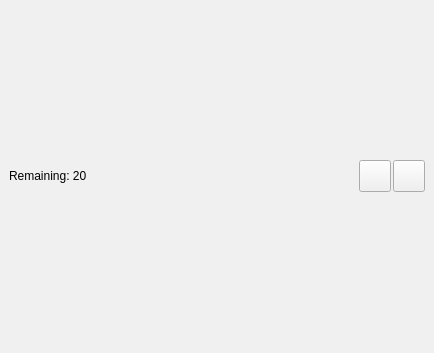
<?xml version="1.0" encoding="UTF-8"?>
<ui version="4.0">
 <class>MainWindow</class>
 <widget class="QMainWindow" name="MainWindow">
  <property name="geometry">
   <rect>
    <x>0</x>
    <y>0</y>
    <width>434</width>
    <height>353</height>
   </rect>
  </property>
  <property name="palette">
   <palette>
    <active>
     <colorrole role="WindowText">
      <brush brushstyle="SolidPattern">
       <color alpha="255">
        <red>0</red>
        <green>0</green>
        <blue>0</blue>
       </color>
      </brush>
     </colorrole>
     <colorrole role="Button">
      <brush brushstyle="SolidPattern">
       <color alpha="255">
        <red>255</red>
        <green>255</green>
        <blue>255</blue>
       </color>
      </brush>
     </colorrole>
     <colorrole role="Light">
      <brush brushstyle="SolidPattern">
       <color alpha="255">
        <red>255</red>
        <green>255</green>
        <blue>255</blue>
       </color>
      </brush>
     </colorrole>
     <colorrole role="Midlight">
      <brush brushstyle="SolidPattern">
       <color alpha="255">
        <red>255</red>
        <green>255</green>
        <blue>255</blue>
       </color>
      </brush>
     </colorrole>
     <colorrole role="Dark">
      <brush brushstyle="SolidPattern">
       <color alpha="255">
        <red>127</red>
        <green>127</green>
        <blue>127</blue>
       </color>
      </brush>
     </colorrole>
     <colorrole role="Mid">
      <brush brushstyle="SolidPattern">
       <color alpha="255">
        <red>170</red>
        <green>170</green>
        <blue>170</blue>
       </color>
      </brush>
     </colorrole>
     <colorrole role="Text">
      <brush brushstyle="SolidPattern">
       <color alpha="255">
        <red>0</red>
        <green>0</green>
        <blue>0</blue>
       </color>
      </brush>
     </colorrole>
     <colorrole role="BrightText">
      <brush brushstyle="SolidPattern">
       <color alpha="255">
        <red>255</red>
        <green>255</green>
        <blue>255</blue>
       </color>
      </brush>
     </colorrole>
     <colorrole role="ButtonText">
      <brush brushstyle="SolidPattern">
       <color alpha="255">
        <red>0</red>
        <green>0</green>
        <blue>0</blue>
       </color>
      </brush>
     </colorrole>
     <colorrole role="Base">
      <brush brushstyle="SolidPattern">
       <color alpha="255">
        <red>255</red>
        <green>255</green>
        <blue>255</blue>
       </color>
      </brush>
     </colorrole>
     <colorrole role="Window">
      <brush brushstyle="SolidPattern">
       <color alpha="255">
        <red>255</red>
        <green>255</green>
        <blue>255</blue>
       </color>
      </brush>
     </colorrole>
     <colorrole role="Shadow">
      <brush brushstyle="SolidPattern">
       <color alpha="255">
        <red>0</red>
        <green>0</green>
        <blue>0</blue>
       </color>
      </brush>
     </colorrole>
     <colorrole role="AlternateBase">
      <brush brushstyle="SolidPattern">
       <color alpha="255">
        <red>255</red>
        <green>255</green>
        <blue>255</blue>
       </color>
      </brush>
     </colorrole>
     <colorrole role="ToolTipBase">
      <brush brushstyle="SolidPattern">
       <color alpha="255">
        <red>255</red>
        <green>255</green>
        <blue>220</blue>
       </color>
      </brush>
     </colorrole>
     <colorrole role="ToolTipText">
      <brush brushstyle="SolidPattern">
       <color alpha="255">
        <red>0</red>
        <green>0</green>
        <blue>0</blue>
       </color>
      </brush>
     </colorrole>
     <colorrole role="PlaceholderText">
      <brush brushstyle="SolidPattern">
       <color alpha="127">
        <red>0</red>
        <green>0</green>
        <blue>0</blue>
       </color>
      </brush>
     </colorrole>
    </active>
    <inactive>
     <colorrole role="WindowText">
      <brush brushstyle="SolidPattern">
       <color alpha="255">
        <red>0</red>
        <green>0</green>
        <blue>0</blue>
       </color>
      </brush>
     </colorrole>
     <colorrole role="Button">
      <brush brushstyle="SolidPattern">
       <color alpha="255">
        <red>240</red>
        <green>240</green>
        <blue>240</blue>
       </color>
      </brush>
     </colorrole>
     <colorrole role="Light">
      <brush brushstyle="SolidPattern">
       <color alpha="255">
        <red>255</red>
        <green>255</green>
        <blue>255</blue>
       </color>
      </brush>
     </colorrole>
     <colorrole role="Midlight">
      <brush brushstyle="SolidPattern">
       <color alpha="255">
        <red>227</red>
        <green>227</green>
        <blue>227</blue>
       </color>
      </brush>
     </colorrole>
     <colorrole role="Dark">
      <brush brushstyle="SolidPattern">
       <color alpha="255">
        <red>160</red>
        <green>160</green>
        <blue>160</blue>
       </color>
      </brush>
     </colorrole>
     <colorrole role="Mid">
      <brush brushstyle="SolidPattern">
       <color alpha="255">
        <red>160</red>
        <green>160</green>
        <blue>160</blue>
       </color>
      </brush>
     </colorrole>
     <colorrole role="Text">
      <brush brushstyle="SolidPattern">
       <color alpha="255">
        <red>0</red>
        <green>0</green>
        <blue>0</blue>
       </color>
      </brush>
     </colorrole>
     <colorrole role="BrightText">
      <brush brushstyle="SolidPattern">
       <color alpha="255">
        <red>255</red>
        <green>255</green>
        <blue>255</blue>
       </color>
      </brush>
     </colorrole>
     <colorrole role="ButtonText">
      <brush brushstyle="SolidPattern">
       <color alpha="255">
        <red>0</red>
        <green>0</green>
        <blue>0</blue>
       </color>
      </brush>
     </colorrole>
     <colorrole role="Base">
      <brush brushstyle="SolidPattern">
       <color alpha="255">
        <red>255</red>
        <green>255</green>
        <blue>255</blue>
       </color>
      </brush>
     </colorrole>
     <colorrole role="Window">
      <brush brushstyle="SolidPattern">
       <color alpha="255">
        <red>240</red>
        <green>240</green>
        <blue>240</blue>
       </color>
      </brush>
     </colorrole>
     <colorrole role="Shadow">
      <brush brushstyle="SolidPattern">
       <color alpha="255">
        <red>105</red>
        <green>105</green>
        <blue>105</blue>
       </color>
      </brush>
     </colorrole>
     <colorrole role="AlternateBase">
      <brush brushstyle="SolidPattern">
       <color alpha="255">
        <red>245</red>
        <green>245</green>
        <blue>245</blue>
       </color>
      </brush>
     </colorrole>
     <colorrole role="ToolTipBase">
      <brush brushstyle="SolidPattern">
       <color alpha="255">
        <red>255</red>
        <green>255</green>
        <blue>220</blue>
       </color>
      </brush>
     </colorrole>
     <colorrole role="ToolTipText">
      <brush brushstyle="SolidPattern">
       <color alpha="255">
        <red>0</red>
        <green>0</green>
        <blue>0</blue>
       </color>
      </brush>
     </colorrole>
     <colorrole role="PlaceholderText">
      <brush brushstyle="SolidPattern">
       <color alpha="128">
        <red>0</red>
        <green>0</green>
        <blue>0</blue>
       </color>
      </brush>
     </colorrole>
    </inactive>
    <disabled>
     <colorrole role="WindowText">
      <brush brushstyle="SolidPattern">
       <color alpha="255">
        <red>127</red>
        <green>127</green>
        <blue>127</blue>
       </color>
      </brush>
     </colorrole>
     <colorrole role="Button">
      <brush brushstyle="SolidPattern">
       <color alpha="255">
        <red>255</red>
        <green>255</green>
        <blue>255</blue>
       </color>
      </brush>
     </colorrole>
     <colorrole role="Light">
      <brush brushstyle="SolidPattern">
       <color alpha="255">
        <red>255</red>
        <green>255</green>
        <blue>255</blue>
       </color>
      </brush>
     </colorrole>
     <colorrole role="Midlight">
      <brush brushstyle="SolidPattern">
       <color alpha="255">
        <red>255</red>
        <green>255</green>
        <blue>255</blue>
       </color>
      </brush>
     </colorrole>
     <colorrole role="Dark">
      <brush brushstyle="SolidPattern">
       <color alpha="255">
        <red>127</red>
        <green>127</green>
        <blue>127</blue>
       </color>
      </brush>
     </colorrole>
     <colorrole role="Mid">
      <brush brushstyle="SolidPattern">
       <color alpha="255">
        <red>170</red>
        <green>170</green>
        <blue>170</blue>
       </color>
      </brush>
     </colorrole>
     <colorrole role="Text">
      <brush brushstyle="SolidPattern">
       <color alpha="255">
        <red>127</red>
        <green>127</green>
        <blue>127</blue>
       </color>
      </brush>
     </colorrole>
     <colorrole role="BrightText">
      <brush brushstyle="SolidPattern">
       <color alpha="255">
        <red>255</red>
        <green>255</green>
        <blue>255</blue>
       </color>
      </brush>
     </colorrole>
     <colorrole role="ButtonText">
      <brush brushstyle="SolidPattern">
       <color alpha="255">
        <red>127</red>
        <green>127</green>
        <blue>127</blue>
       </color>
      </brush>
     </colorrole>
     <colorrole role="Base">
      <brush brushstyle="SolidPattern">
       <color alpha="255">
        <red>255</red>
        <green>255</green>
        <blue>255</blue>
       </color>
      </brush>
     </colorrole>
     <colorrole role="Window">
      <brush brushstyle="SolidPattern">
       <color alpha="255">
        <red>255</red>
        <green>255</green>
        <blue>255</blue>
       </color>
      </brush>
     </colorrole>
     <colorrole role="Shadow">
      <brush brushstyle="SolidPattern">
       <color alpha="255">
        <red>0</red>
        <green>0</green>
        <blue>0</blue>
       </color>
      </brush>
     </colorrole>
     <colorrole role="AlternateBase">
      <brush brushstyle="SolidPattern">
       <color alpha="255">
        <red>245</red>
        <green>245</green>
        <blue>245</blue>
       </color>
      </brush>
     </colorrole>
     <colorrole role="ToolTipBase">
      <brush brushstyle="SolidPattern">
       <color alpha="255">
        <red>255</red>
        <green>255</green>
        <blue>220</blue>
       </color>
      </brush>
     </colorrole>
     <colorrole role="ToolTipText">
      <brush brushstyle="SolidPattern">
       <color alpha="255">
        <red>0</red>
        <green>0</green>
        <blue>0</blue>
       </color>
      </brush>
     </colorrole>
     <colorrole role="PlaceholderText">
      <brush brushstyle="SolidPattern">
       <color alpha="128">
        <red>0</red>
        <green>0</green>
        <blue>0</blue>
       </color>
      </brush>
     </colorrole>
    </disabled>
   </palette>
  </property>
  <property name="acceptDrops">
   <bool>true</bool>
  </property>
  <property name="windowTitle">
   <string>SubPar</string>
  </property>
  <property name="windowIcon">
   <iconset>
    <normalon>:/icon/images/Icon.png</normalon>
   </iconset>
  </property>
  <property name="documentMode">
   <bool>true</bool>
  </property>
  <widget class="QWidget" name="centralwidget">
   <property name="acceptDrops">
    <bool>true</bool>
   </property>
   <layout class="QGridLayout" name="gridLayout">
    <item row="0" column="0">
     <layout class="QVBoxLayout" name="verticalLayout">
      <property name="spacing">
       <number>2</number>
      </property>
      <property name="sizeConstraint">
       <enum>QLayout::SetMaximumSize</enum>
      </property>
      <item>
       <layout class="QHBoxLayout" name="horizontalLayout" stretch="0,0,0,0">
        <property name="sizeConstraint">
         <enum>QLayout::SetDefaultConstraint</enum>
        </property>
        <item>
         <widget class="QLabel" name="remainingDownloads">
          <property name="text">
           <string>Remaining: 20</string>
          </property>
         </widget>
        </item>
        <item>
         <spacer name="horizontalSpacer">
          <property name="orientation">
           <enum>Qt::Horizontal</enum>
          </property>
          <property name="sizeHint" stdset="0">
           <size>
            <width>40</width>
            <height>20</height>
           </size>
          </property>
         </spacer>
        </item>
        <item alignment="Qt::AlignRight">
         <widget class="QToolButton" name="aboutButton">
          <property name="minimumSize">
           <size>
            <width>32</width>
            <height>32</height>
           </size>
          </property>
          <property name="text">
           <string/>
          </property>
          <property name="icon">
           <iconset>
            <normalon>:/images/images/about.png</normalon>
           </iconset>
          </property>
         </widget>
        </item>
        <item alignment="Qt::AlignRight">
         <widget class="QToolButton" name="optionsButton">
          <property name="minimumSize">
           <size>
            <width>32</width>
            <height>32</height>
           </size>
          </property>
          <property name="text">
           <string/>
          </property>
          <property name="icon">
           <iconset resource="assets.qrc">
            <normaloff>:/images/images/cog.png</normaloff>:/images/images/cog.png</iconset>
          </property>
         </widget>
        </item>
       </layout>
      </item>
     </layout>
    </item>
   </layout>
  </widget>
  <widget class="QMenuBar" name="menubar">
   <property name="geometry">
    <rect>
     <x>0</x>
     <y>0</y>
     <width>434</width>
     <height>25</height>
    </rect>
   </property>
  </widget>
 </widget>
 <resources>
  <include location="assets.qrc"/>
 </resources>
 <connections/>
</ui>
